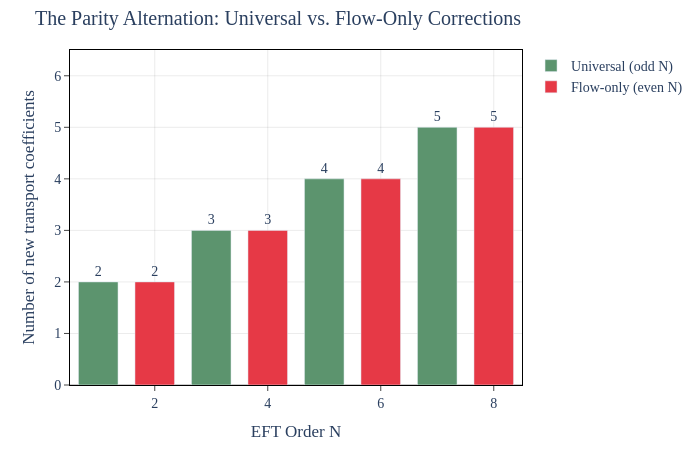

Notebook code cell kept with this figure:
### Markdown cell above
## A pattern emerges: the parity alternation

When we look at the structure of the corrections more closely, we find a striking pattern. The corrections at each order fall into exactly one of two categories:

- **Universal corrections** (odd orders $N = 1, 3, 5, \ldots$): These exist in *any* BEC, even one sitting perfectly still with no background flow. They arise from terms with an even number of spatial derivatives, which preserve spatial symmetry.

- **Flow-only corrections** (even orders $N = 2, 4, 6, \ldots$): These *only* exist when there is a background flow breaking spatial symmetry -- exactly the setup needed for the analog black hole. They vanish in a homogeneous BEC.

This is not a coincidence. It is a theorem, proved formally in Lean 4.

### Code cell
# viz-ref: fig_parity_alternation
# Visual showing the parity alternation pattern

orders = list(range(1, 9))
counts = [count_coefficients(N) for N in orders]
is_universal = [N % 2 == 1 for N in orders]  # odd N -> universal
bar_colors = [COLORS["Steinhauer"] if u else COLORS["Trento"] for u in is_universal]
labels = ["Universal" if u else "Flow-only" for u in is_universal]

fig = go.Figure()

# Grouped by type for legend
for show_universal in [True, False]:
    mask = [u == show_universal for u in is_universal]
    x_vals = [orders[i] for i in range(len(orders)) if mask[i]]
    y_vals = [counts[i] for i in range(len(orders)) if mask[i]]
    color = COLORS["dispersive"] if show_universal else COLORS["dissipative"]
    label = "Universal (odd N)" if show_universal else "Flow-only (even N)"

    fig.add_trace(
        go.Bar(
            x=x_vals,
            y=y_vals,
            marker_color=color,
            name=label,
            text=y_vals,
            textposition="outside",
            textfont=dict(size=14),
        )
    )

apply_layout(
    fig,
    title="The Parity Alternation: Universal vs. Flow-Only Corrections",
    xaxis_title="EFT Order N",
    yaxis_title="Number of new transport coefficients",
    height=450,
    width=700,
    yaxis_range=[0, max(counts) + 1.5],
    bargap=0.3,
)

fig.show()

print("Green bars: corrections that exist in ANY BEC (no flow needed)")
print("Red bars: corrections that ONLY appear with a background flow")
print("\nThis alternation continues to all orders -- proved in Lean 4.")

### Figure 1 — Plotly figure (JSON) as saved in the notebook; plotly's stock layout.template omitted (floating-point values rounded to 4 significant figures)
{"data": [{"marker": {"color": "#5C946E"}, "name": "Universal (odd N)", "text": ["2", "3", "4", "5"], "textfont": {"size": 14}, "textposition": "outside", "type": "bar", "x": [1, 3, 5, 7], "y": [2, 3, 4, 5]}, {"marker": {"color": "#E63946"}, "name": "Flow-only (even N)", "text": ["2", "3", "4", "5"], "textfont": {"size": 14}, "textposition": "outside", "type": "bar", "x": [2, 4, 6, 8], "y": [2, 3, 4, 5]}], "layout": {"bargap": 0.3, "font": {"family": "CMU Serif, Computer Modern, Times New Roman, serif", "size": 14}, "height": 450, "margin": {"b": 60, "l": 70, "r": 30, "t": 50}, "paper_bgcolor": "white", "plot_bgcolor": "white", "title": {"text": "The Parity Alternation: Universal vs. Flow-Only Corrections"}, "width": 700, "xaxis": {"gridcolor": "rgba(0,0,0,0.08)", "linecolor": "black", "linewidth": 1, "mirror": true, "showgrid": true, "showline": true, "ticks": "outside", "title": {"text": "EFT Order N"}, "zeroline": true, "zerolinecolor": "rgba(0,0,0,0.2)"}, "yaxis": {"gridcolor": "rgba(0,0,0,0.08)", "linecolor": "black", "linewidth": 1, "mirror": true, "range": [0, 6.5], "showgrid": true, "showline": true, "ticks": "outside", "title": {"text": "Number of new transport coefficients"}, "zeroline": true, "zerolinecolor": "rgba(0,0,0,0.2)"}}}
